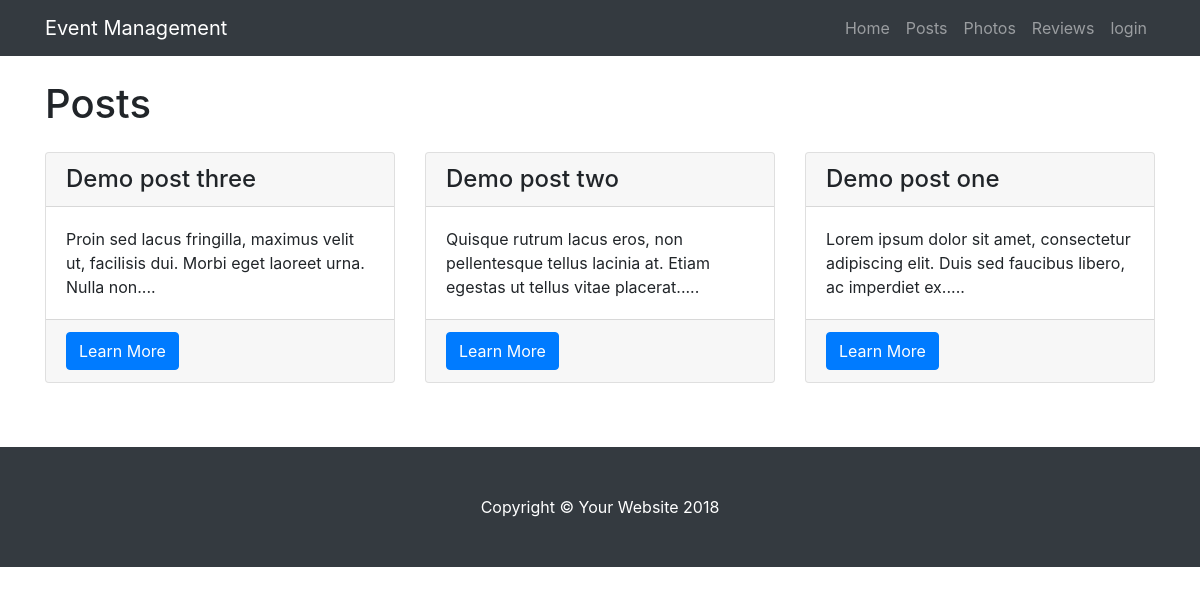
The app's page /post.php with its own data.
### tables this page shows
CREATE TABLE `tbl_post` (
  `post_id` int(9) NOT NULL,
  `post_title` varchar(200) NOT NULL,
  `post_description` text NOT NULL,
  `publication_status` tinyint(1) NOT NULL,
  `image` text NOT NULL
);

### post.php (the view)
<?php include('pages/header.php');?>
		<div class="container">
		  <h1 class="my-4">Posts</h1>
		  <div class="row">
		  <?php $sql="SELECT * FROM tbl_post WHERE publication_status=1 ORDER BY `tbl_post`.`post_id` DESC";
								if(mysqli_query($db_connect,$sql)){
									$query_result=mysqli_query($db_connect,$sql);
								}
								while($rows=mysqli_fetch_assoc($query_result)){ ?>
			<div class="col-lg-4 mb-4">
			  <div class="card h-100">
				<h4 class="card-header"><?php echo $rows["post_title"];?></h4>
				<div class="card-body">
				  <p class="card-text"><?php $desc=$rows["post_description"];
											$description=explode(" ",$desc);
											$short_desc=array_slice($description, 0, 15);
											echo implode(" ",$short_desc)."....";
									  ?></p>
				</div>
				<div class="card-footer">
				  <a href="view_single_post.php?status_id=<?php echo $rows["post_id"];?>" class="btn btn-primary">Learn More</a>
				</div>
			  </div>
			</div>
			<?php
			}
			?>
		  </div>
		  <?php include('pages/footer.php');?>

### css/modern-business.css (style rules this page uses)
body { padding-top: 54px; }
@media (min-width: 992px) { body { padding-top: 56px; } }

### records on screen
tbl_post: post_title "Demo post three", short_desc "Proin sed lacus fringilla, maximus velit ut, facilisis dui. Morbi eget laoreet urna. Nulla non"
tbl_post: post_title "Demo post two", short_desc "Quisque rutrum lacus eros, non pellentesque tellus lacinia at. Etiam egestas ut tellus vitae placerat."
tbl_post: post_title "Demo post one", short_desc "Lorem ipsum dolor sit amet, consectetur adipiscing elit. Duis sed faucibus libero, ac imperdiet ex."
